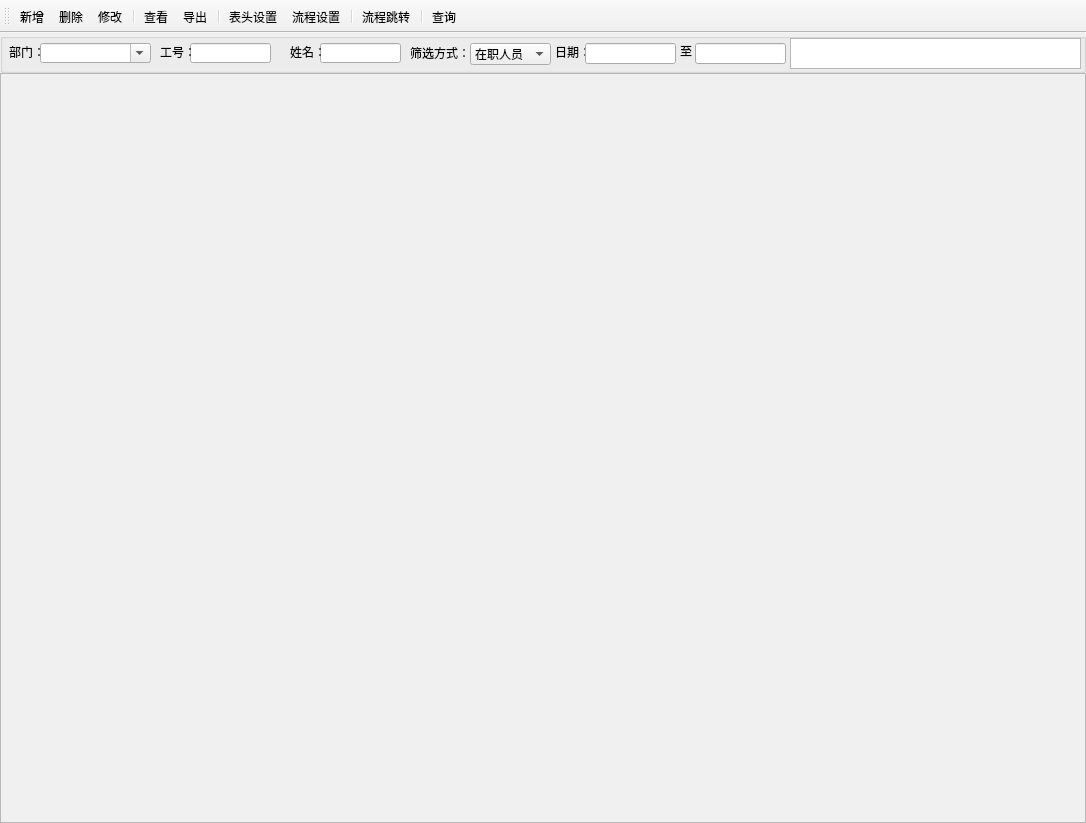
<?xml version="1.0" encoding="UTF-8"?>
<ui version="4.0">
 <class>renyuanxinxi</class>
 <widget class="QMainWindow" name="renyuanxinxi">
  <property name="enabled">
   <bool>true</bool>
  </property>
  <property name="geometry">
   <rect>
    <x>0</x>
    <y>0</y>
    <width>1086</width>
    <height>823</height>
   </rect>
  </property>
  <property name="acceptDrops">
   <bool>false</bool>
  </property>
  <property name="windowTitle">
   <string>人员信息</string>
  </property>
  <property name="windowIcon">
   <iconset>
    <normaloff>ICO/png/571417.png</normaloff>ICO/png/571417.png</iconset>
  </property>
  <property name="documentMode">
   <bool>false</bool>
  </property>
  <property name="dockNestingEnabled">
   <bool>false</bool>
  </property>
  <property name="unifiedTitleAndToolBarOnMac">
   <bool>false</bool>
  </property>
  <widget class="QWidget" name="centralwidget">
   <layout class="QGridLayout" name="gridLayout_2">
    <property name="leftMargin">
     <number>0</number>
    </property>
    <property name="topMargin">
     <number>0</number>
    </property>
    <property name="rightMargin">
     <number>0</number>
    </property>
    <property name="bottomMargin">
     <number>0</number>
    </property>
    <property name="spacing">
     <number>0</number>
    </property>
    <item row="0" column="0">
     <layout class="QGridLayout" name="gridLayout">
      <property name="spacing">
       <number>0</number>
      </property>
      <item row="0" column="0">
       <widget class="QGroupBox" name="groupBox">
        <property name="maximumSize">
         <size>
          <width>16777215</width>
          <height>40</height>
         </size>
        </property>
        <property name="title">
         <string/>
        </property>
        <widget class="QLineEdit" name="Text_GongHao">
         <property name="geometry">
          <rect>
           <x>190</x>
           <y>10</y>
           <width>81</width>
           <height>20</height>
          </rect>
         </property>
         <property name="minimumSize">
          <size>
           <width>81</width>
           <height>20</height>
          </size>
         </property>
         <property name="maximumSize">
          <size>
           <width>81</width>
           <height>20</height>
          </size>
         </property>
        </widget>
        <widget class="QLineEdit" name="Text_XingMing">
         <property name="geometry">
          <rect>
           <x>320</x>
           <y>10</y>
           <width>81</width>
           <height>20</height>
          </rect>
         </property>
         <property name="minimumSize">
          <size>
           <width>81</width>
           <height>20</height>
          </size>
         </property>
         <property name="maximumSize">
          <size>
           <width>81</width>
           <height>20</height>
          </size>
         </property>
         <property name="cursorMoveStyle">
          <enum>Qt::LogicalMoveStyle</enum>
         </property>
        </widget>
        <widget class="QLabel" name="label_5">
         <property name="geometry">
          <rect>
           <x>555</x>
           <y>11</y>
           <width>31</width>
           <height>16</height>
          </rect>
         </property>
         <property name="maximumSize">
          <size>
           <width>36</width>
           <height>16</height>
          </size>
         </property>
         <property name="text">
          <string>日期：</string>
         </property>
        </widget>
        <widget class="QLabel" name="label_2">
         <property name="geometry">
          <rect>
           <x>9</x>
           <y>11</y>
           <width>31</width>
           <height>16</height>
          </rect>
         </property>
         <property name="maximumSize">
          <size>
           <width>36</width>
           <height>16</height>
          </size>
         </property>
         <property name="styleSheet">
          <string notr="true"/>
         </property>
         <property name="text">
          <string>部门：</string>
         </property>
        </widget>
        <widget class="QLabel" name="label_3">
         <property name="geometry">
          <rect>
           <x>160</x>
           <y>11</y>
           <width>31</width>
           <height>16</height>
          </rect>
         </property>
         <property name="maximumSize">
          <size>
           <width>36</width>
           <height>16</height>
          </size>
         </property>
         <property name="text">
          <string>工号：</string>
         </property>
        </widget>
        <widget class="QLabel" name="label_4">
         <property name="geometry">
          <rect>
           <x>290</x>
           <y>11</y>
           <width>31</width>
           <height>16</height>
          </rect>
         </property>
         <property name="maximumSize">
          <size>
           <width>36</width>
           <height>16</height>
          </size>
         </property>
         <property name="text">
          <string>姓名：</string>
         </property>
        </widget>
        <widget class="QLabel" name="label_6">
         <property name="geometry">
          <rect>
           <x>680</x>
           <y>10</y>
           <width>16</width>
           <height>16</height>
          </rect>
         </property>
         <property name="text">
          <string>至</string>
         </property>
        </widget>
        <widget class="QLabel" name="label_13">
         <property name="geometry">
          <rect>
           <x>410</x>
           <y>10</y>
           <width>60</width>
           <height>20</height>
          </rect>
         </property>
         <property name="maximumSize">
          <size>
           <width>60</width>
           <height>20</height>
          </size>
         </property>
         <property name="text">
          <string>筛选方式：</string>
         </property>
        </widget>
        <widget class="QComboBox" name="Text_ShaiXuan">
         <property name="geometry">
          <rect>
           <x>470</x>
           <y>10</y>
           <width>81</width>
           <height>22</height>
          </rect>
         </property>
         <item>
          <property name="text">
           <string>在职人员</string>
          </property>
         </item>
         <item>
          <property name="text">
           <string>入职日期</string>
          </property>
         </item>
         <item>
          <property name="text">
           <string>生日日期</string>
          </property>
         </item>
         <item>
          <property name="text">
           <string>离职人员</string>
          </property>
         </item>
        </widget>
        <widget class="QComboBox" name="Text_BuMen">
         <property name="geometry">
          <rect>
           <x>40</x>
           <y>10</y>
           <width>111</width>
           <height>20</height>
          </rect>
         </property>
         <property name="maximumSize">
          <size>
           <width>800</width>
           <height>20</height>
          </size>
         </property>
         <property name="editable">
          <bool>true</bool>
         </property>
        </widget>
        <widget class="QTextEdit" name="Text_BianJi">
         <property name="geometry">
          <rect>
           <x>790</x>
           <y>5</y>
           <width>291</width>
           <height>31</height>
          </rect>
         </property>
        </widget>
        <widget class="QLineEdit" name="Text_QiShi_RiQi">
         <property name="geometry">
          <rect>
           <x>585</x>
           <y>10</y>
           <width>91</width>
           <height>21</height>
          </rect>
         </property>
        </widget>
        <widget class="QLineEdit" name="Text_JieShu_RiQi">
         <property name="geometry">
          <rect>
           <x>695</x>
           <y>10</y>
           <width>91</width>
           <height>21</height>
          </rect>
         </property>
        </widget>
       </widget>
      </item>
      <item row="1" column="0">
       <widget class="QTableWidget" name="Text_ShuJuXianShi">
        <property name="sizePolicy">
         <sizepolicy hsizetype="Preferred" vsizetype="Preferred">
          <horstretch>0</horstretch>
          <verstretch>0</verstretch>
         </sizepolicy>
        </property>
        <property name="palette">
         <palette>
          <active>
           <colorrole role="Base">
            <brush brushstyle="SolidPattern">
             <color alpha="255">
              <red>240</red>
              <green>240</green>
              <blue>240</blue>
             </color>
            </brush>
           </colorrole>
          </active>
          <inactive>
           <colorrole role="Base">
            <brush brushstyle="SolidPattern">
             <color alpha="255">
              <red>240</red>
              <green>240</green>
              <blue>240</blue>
             </color>
            </brush>
           </colorrole>
          </inactive>
          <disabled>
           <colorrole role="Base">
            <brush brushstyle="SolidPattern">
             <color alpha="255">
              <red>240</red>
              <green>240</green>
              <blue>240</blue>
             </color>
            </brush>
           </colorrole>
          </disabled>
         </palette>
        </property>
        <property name="autoScroll">
         <bool>true</bool>
        </property>
       </widget>
      </item>
     </layout>
    </item>
   </layout>
  </widget>
  <widget class="QToolBar" name="toolBar">
   <property name="windowTitle">
    <string>人员信息</string>
   </property>
   <property name="allowedAreas">
    <set>Qt::AllToolBarAreas</set>
   </property>
   <property name="orientation">
    <enum>Qt::Horizontal</enum>
   </property>
   <property name="iconSize">
    <size>
     <width>35</width>
     <height>35</height>
    </size>
   </property>
   <property name="toolButtonStyle">
    <enum>Qt::ToolButtonTextUnderIcon</enum>
   </property>
   <attribute name="toolBarArea">
    <enum>TopToolBarArea</enum>
   </attribute>
   <attribute name="toolBarBreak">
    <bool>false</bool>
   </attribute>
   <addaction name="action_xinzeng"/>
   <addaction name="action_shanchu"/>
   <addaction name="action_xiugai"/>
   <addaction name="separator"/>
   <addaction name="action_chakan"/>
   <addaction name="action_daochu"/>
   <addaction name="separator"/>
   <addaction name="action_biaotoushezhi"/>
   <addaction name="action_liuchengshezhi"/>
   <addaction name="separator"/>
   <addaction name="action_liuchengtiaozhuan"/>
   <addaction name="separator"/>
   <addaction name="action_chaxun"/>
  </widget>
  <action name="action_xinzeng">
   <property name="icon">
    <iconset resource="res.qrc">
     <normaloff>:/new/prefix1/ICO/png/1081676.png</normaloff>:/new/prefix1/ICO/png/1081676.png</iconset>
   </property>
   <property name="text">
    <string>新增</string>
   </property>
   <property name="shortcut">
    <string>Ctrl+Q</string>
   </property>
  </action>
  <action name="action_shanchu">
   <property name="icon">
    <iconset resource="res.qrc">
     <normaloff>:/new/prefix1/ICO/png/1081640.png</normaloff>:/new/prefix1/ICO/png/1081640.png</iconset>
   </property>
   <property name="text">
    <string>删除</string>
   </property>
  </action>
  <action name="action_xiugai">
   <property name="icon">
    <iconset resource="res.qrc">
     <normaloff>:/new/prefix1/ICO/png/1073170.png</normaloff>:/new/prefix1/ICO/png/1073170.png</iconset>
   </property>
   <property name="text">
    <string>修改</string>
   </property>
  </action>
  <action name="action_chakan">
   <property name="icon">
    <iconset resource="res.qrc">
     <normaloff>:/new/prefix1/ICO/png/1081662.png</normaloff>:/new/prefix1/ICO/png/1081662.png</iconset>
   </property>
   <property name="text">
    <string>查看</string>
   </property>
  </action>
  <action name="action_daochu">
   <property name="icon">
    <iconset resource="res.qrc">
     <normaloff>:/new/prefix1/ICO/png/1081656.png</normaloff>:/new/prefix1/ICO/png/1081656.png</iconset>
   </property>
   <property name="text">
    <string>导出</string>
   </property>
  </action>
  <action name="action_liuchengtiaozhuan">
   <property name="icon">
    <iconset resource="res.qrc">
     <normaloff>:/new/prefix1/ICO/png/1081628.png</normaloff>:/new/prefix1/ICO/png/1081628.png</iconset>
   </property>
   <property name="text">
    <string>流程跳转</string>
   </property>
  </action>
  <action name="action_chaxun">
   <property name="icon">
    <iconset resource="res.qrc">
     <normaloff>:/new/prefix1/ICO/png/1168148.png</normaloff>:/new/prefix1/ICO/png/1168148.png</iconset>
   </property>
   <property name="text">
    <string>查询</string>
   </property>
   <property name="shortcut">
    <string>Return</string>
   </property>
  </action>
  <action name="action_tuichu">
   <property name="icon">
    <iconset>
     <normaloff>ICO/png/1110305.png</normaloff>ICO/png/1110305.png</iconset>
   </property>
   <property name="text">
    <string>退出</string>
   </property>
  </action>
  <action name="action_biaotoushezhi">
   <property name="icon">
    <iconset resource="res.qrc">
     <normaloff>:/new/prefix1/ICO/png/1187149.png</normaloff>:/new/prefix1/ICO/png/1187149.png</iconset>
   </property>
   <property name="text">
    <string>表头设置</string>
   </property>
  </action>
  <action name="action_liuchengshezhi">
   <property name="icon">
    <iconset resource="res.qrc">
     <normaloff>:/new/prefix1/ICO/png/1081680.png</normaloff>:/new/prefix1/ICO/png/1081680.png</iconset>
   </property>
   <property name="text">
    <string>流程设置</string>
   </property>
  </action>
 </widget>
 <tabstops>
  <tabstop>Text_BuMen</tabstop>
  <tabstop>Text_GongHao</tabstop>
  <tabstop>Text_XingMing</tabstop>
  <tabstop>Text_ShaiXuan</tabstop>
  <tabstop>Text_QiShi_RiQi</tabstop>
  <tabstop>Text_JieShu_RiQi</tabstop>
  <tabstop>Text_BianJi</tabstop>
  <tabstop>Text_ShuJuXianShi</tabstop>
 </tabstops>
 <resources>
  <include location="res.qrc"/>
 </resources>
 <connections/>
</ui>
